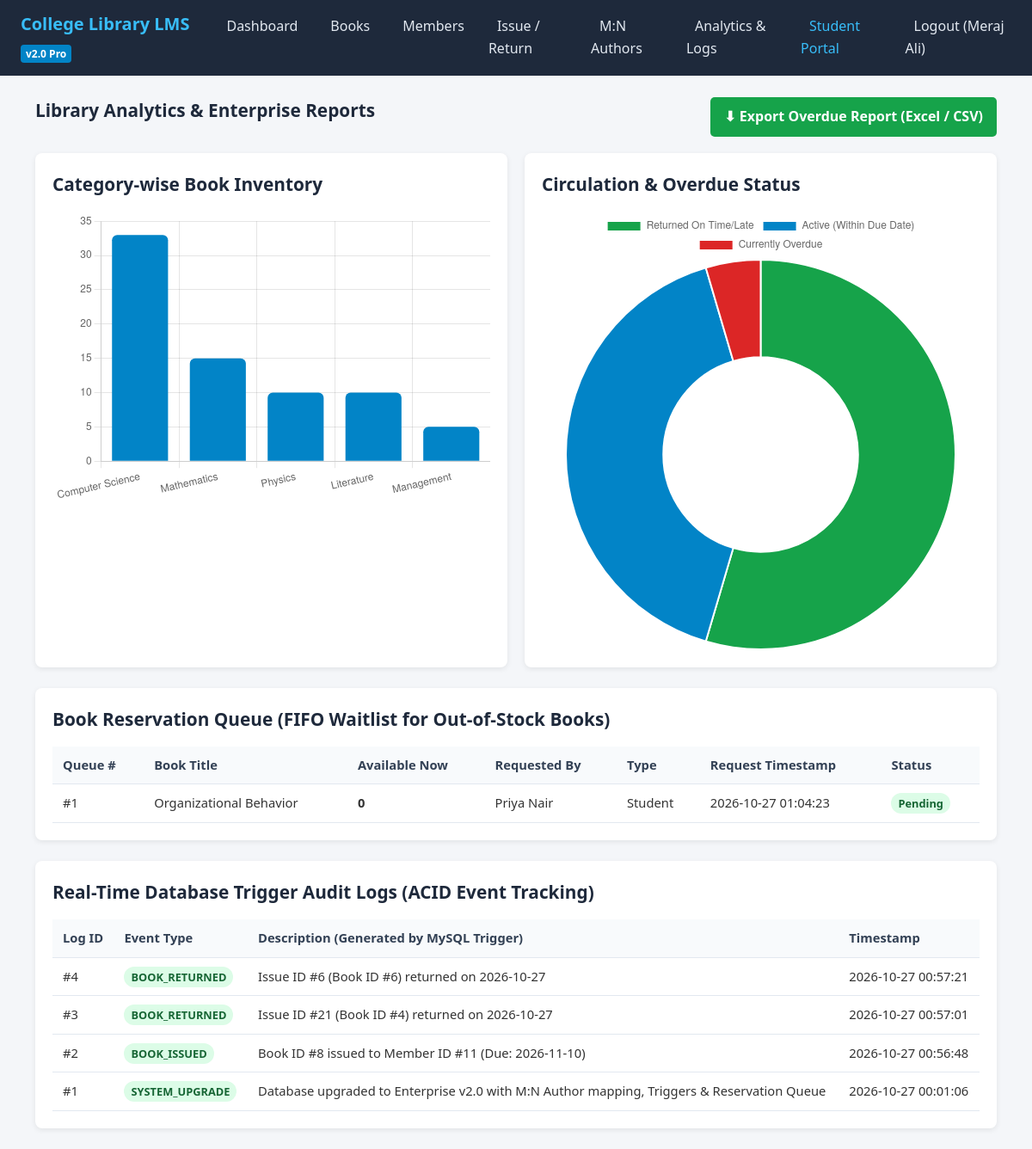
Screenshot of /analytics.php (signed in) with the database file from the repository.
### tables this page shows
CREATE TABLE `reservation` (
  `reservation_id` int(11) NOT NULL,
  `book_id` int(11) NOT NULL,
  `member_id` int(11) NOT NULL,
  `request_date` datetime NOT NULL DEFAULT current_timestamp(),
  `status` enum('Pending','Fulfilled','Cancelled') NOT NULL DEFAULT 'Pending'
);

CREATE TABLE `book` (
  `book_id` int(11) NOT NULL,
  `isbn` varchar(20) NOT NULL,
  `title` varchar(200) NOT NULL,
  `author` varchar(150) NOT NULL,
  `publisher` varchar(150) NOT NULL,
  `pub_year` int(11) NOT NULL,
  `category_id` int(11) NOT NULL,
  `total_copies` int(11) NOT NULL CHECK (`total_copies` >= 0),
  `available_copies` int(11) NOT NULL CHECK (`available_copies` >= 0)
);

CREATE TABLE `member` (
  `member_id` int(11) NOT NULL,
  `name` varchar(150) NOT NULL,
  `email` varchar(150) NOT NULL,
  `phone` varchar(15) NOT NULL,
  `member_type` enum('Student','Faculty') NOT NULL DEFAULT 'Student',
  `join_date` date NOT NULL DEFAULT curdate(),
  `status` enum('Active','Suspended') NOT NULL DEFAULT 'Active'
);

CREATE TABLE `audit_log` (
  `log_id` int(11) NOT NULL,
  `action_type` varchar(50) NOT NULL,
  `description` varchar(255) NOT NULL,
  `action_timestamp` datetime NOT NULL DEFAULT current_timestamp()
);

### analytics.php (the view, shortened to what this page needs)
<?php
require_once 'db.php';
$catData = $conn->query("
    SELECT c.category_name, COUNT(b.book_id) AS titles, COALESCE(SUM(b.total_copies),0) AS copies
    FROM category c
    LEFT JOIN book b ON c.category_id = b.category_id
    GROUP BY c.category_id, c.category_name
");
$catLabels = [];
$catCounts = [];
while ($row = $catData->fetch_assoc()) {
    $catLabels[] = $row['category_name'];
    $catCounts[] = (int)$row['copies'];
}
$returnedCnt = $conn->query("SELECT COUNT(*) AS c FROM issue WHERE return_date IS NOT NULL")->fetch_assoc()['c'];
$overdueCnt = $conn->query("SELECT COUNT(*) AS c FROM v_overdue_books")->fetch_assoc()['c'];
$activeOnTimeCnt = $conn->query("SELECT COUNT(*) AS c FROM issue WHERE return_date IS NULL AND CURRENT_DATE <= due_date")->fetch_assoc()['c'];
$reservations = $conn->query("
    SELECT r.reservation_id, b.title, b.available_copies, m.name AS member_name, m.member_type, r.request_date, r.status
    FROM reservation r
    JOIN book b ON r.book_id = b.book_id
    JOIN member m ON r.member_id = m.member_id
    ORDER BY r.request_date ASC
");
$logs = $conn->query("SELECT * FROM audit_log ORDER BY log_id DESC LIMIT 15");
?>
<!DOCTYPE html>
<html lang="en">
<head>
    <link rel="stylesheet" href="style.css">
</head>
<body>
<?php renderNavbar(); ?>
<div class="container">
    <div style="display:flex; justify-content:space-between; align-items:center; margin-bottom:18px;">
        <h2>Library Analytics & Enterprise Reports</h2>
        <a href="analytics.php?export=overdue_csv" class="btn btn-success">⬇ Export Overdue Report (Excel / CSV)</a>
    </div>
    <div style="display:grid; grid-template-columns: repeat(auto-fit, minmax(380px, 1fr)); gap:20px; margin-bottom:24px;">
        <div class="section-box" style="margin-bottom:0;">
            <h2>Category-wise Book Inventory</h2>
            <canvas id="categoryChart" height="200"></canvas>
        </div>
        <div class="section-box" style="margin-bottom:0;">
            <h2>Circulation & Overdue Status</h2>
            <canvas id="statusChart" height="200"></canvas>
        </div>
    </div>
    <div class="section-box">
        <h2>Book Reservation Queue (FIFO Waitlist for Out-of-Stock Books)</h2>
        <table>
            <thead>
                <tr>
                    <th>Queue #</th>
                    <th>Book Title</th>
                    <th>Available Now</th>
                    <th>Requested By</th>
                    <th>Type</th>
                    <th>Request Timestamp</th>
                    <th>Status</th>
                </tr>
            </thead>
            <tbody>
                <?php if ($reservations->num_rows === 0): ?>
                    <tr><td colspan="7">No active reservations in queue. (Students can reserve books from the Student Portal).</td></tr>
                <?php else: ?>
                    <?php while ($res = $reservations->fetch_assoc()): ?>
                    <tr>
                        <td>#<?= $res['reservation_id'] ?></td>
                        <td><?= htmlspecialchars($res['title']) ?></td>
                        <td><strong><?= $res['available_copies'] ?></strong></td>
                        <td><?= htmlspecialchars($res['member_name']) ?></td>
                        <td><?= $res['member_type'] ?></td>
                        <td><?= $res['request_date'] ?></td>
                        <td><span class="badge badge-active"><?= $res['status'] ?></span></td>
                    </tr>
                    <?php endwhile; ?>
                <?php endif; ?>
            </tbody>
        </table>
    </div>
    <div class="section-box">
        <h2>Real-Time Database Trigger Audit Logs (ACID Event Tracking)</h2>
        <table>
            <thead>
                <tr>
                    <th>Log ID</th>
                    <th>Event Type</th>
                    <th>Description (Generated by MySQL Trigger)</th>
                    <th>Timestamp</th>
                </tr>
            </thead>
            <tbody>
                <?php while ($log = $logs->fetch_assoc()): ?>
                <tr>
                    <td>#<?= $log['log_id'] ?></td>
                    <td><span class="badge badge-active"><?= htmlspecialchars($log['action_type']) ?></span></td>
                    <td><?= htmlspecialchars($log['description']) ?></td>
                    <td><?= $log['action_timestamp'] ?></td>
                </tr>
                <?php endwhile; ?>
            </tbody>
        </table>
    </div>
</div>
<script>
new Chart(document.getElementById('categoryChart'), {
    type: 'bar',
    data: {
        labels: <?= json_encode($catLabels) ?>,
        datasets: [{
            label: 'Total Copies',
            data: <?= json_encode($catCounts) ?>,
            backgroundColor: '#0284c7',
            borderRadius: 6
        }]
    },
    options: { responsive: true, plugins: { legend: { display: false } } }
});
new Chart(document.getElementById('statusChart'), {
    type: 'doughnut',
    data: {
        labels: ['Returned On Time/Late', 'Active (Within Due Date)', 'Currently Overdue'],
        datasets: [{
            data: [<?= (int)$returnedCnt ?>, <?= (int)$activeOnTimeCnt ?>, <?= (int)$overdueCnt ?>],
            backgroundColor: ['#16a34a', '#0284c7', '#dc2626']
        }]
    }
});
</script>
</body>
</html>

### db.php (shortened to what this page needs)
<?php
function renderNavbar() {
    echo '
    <nav>
        <div class="brand">College Library LMS <span style="font-size:0.75rem;background:#0284c7;color:#fff;padding:2px 6px;border-radius:4px;">v2.0 Pro</span></div>
        <ul>
            <li><a href="index.php">Dashboard</a></li>
            <li><a href="books.php">Books</a></li>
            <li><a href="members.php">Members</a></li>
            <li><a href="issue_return.php">Issue / Return</a></li>
            <li><a href="authors.php">M:N Authors</a></li>
            <li><a href="analytics.php">Analytics & Logs</a></li>
            <li><a href="student_portal.php" style="color:#38bdf8;">Student Portal</a></li>
            <li><a href="logout.php">Logout (' . htmlspecialchars($_SESSION['staff_name'] ?? 'Staff') . ')</a></li>
        </ul>
    </nav>';
}

### style.css (style rules this page uses)
* { box-sizing: border-box; margin: 0; padding: 0; font-family: 'Segoe UI', Tahoma, Geneva, Verdana, sans-serif; }
body { background-color: #f4f6f9; color: #333; line-height: 1.6; }
nav { background-color: #1e293b; color: #fff; padding: 12px 24px; display: flex; justify-content: space-between; align-items: center; }
nav .brand { font-size: 1.25rem; font-weight: bold; color: #38bdf8; }
nav ul { list-style: none; display: flex; gap: 18px; }
nav ul li a { color: #e2e8f0; text-decoration: none; font-weight: 500; padding: 6px 10px; border-radius: 4px; }
.container { max-width: 1150px; margin: 24px auto; padding: 0 16px; }
.section-box { background: #fff; padding: 20px; border-radius: 8px; box-shadow: 0 2px 6px rgba(0,0,0,0.08); margin-bottom: 24px; }
h2 { margin-bottom: 15px; color: #1e293b; font-size: 1.3rem; }
button, .btn { background-color: #0284c7; color: #fff; border: none; padding: 10px 16px; border-radius: 5px; cursor: pointer; font-weight: 600; text-decoration: none; display: inline-block; text-align: center; }
.btn-success { background-color: #16a34a; }
table { width: 100%; border-collapse: collapse; margin-top: 12px; font-size: 0.92rem; }
table th, table td { padding: 10px 12px; border-bottom: 1px solid #e2e8f0; text-align: left; }
table th { background-color: #f8fafc; color: #334155; font-weight: 600; }
.badge { padding: 3px 8px; border-radius: 12px; font-size: 0.8rem; font-weight: 600; }
.badge-active { background: #dcfce7; color: #166534; }

### rows the page displays
reservation: reservation_id "1", book.title "Organizational Behavior", book.available_copies "0", member.name "Priya Nair", member.member_type "Student", request_date "2026-10-27 01:04:23", status "Pending"
audit_log: log_id "4", action_type "BOOK_RETURNED", description "Issue ID #6 (Book ID #6) returned on 2026-10-27", action_timestamp "2026-10-27 00:57:21"
audit_log: log_id "3", action_type "BOOK_RETURNED", description "Issue ID #21 (Book ID #4) returned on 2026-10-27", action_timestamp "2026-10-27 00:57:01"
audit_log: log_id "2", action_type "BOOK_ISSUED", description "Book ID #8 issued to Member ID #11 (Due: 2026-11-10)", action_timestamp "2026-10-27 00:56:48"
audit_log: log_id "1", action_type "SYSTEM_UPGRADE", description "Database upgraded to Enterprise v2.0 with M:N Author mapping, Triggers & Reservation Queue", action_timestamp "2026-10-27 00:01:06"

### other values shown
$_SESSION['staff_name'] "Meraj Ali"
chart data {{ json_encode($catLabels) }} ["Computer Science","Mathematics","Physics","Literature","Management"]
chart data {{ json_encode($catCounts) }} [33,15,10,10,5]
chart data {{ $returnedCnt }} 12
chart data {{ $activeOnTimeCnt }} 9
